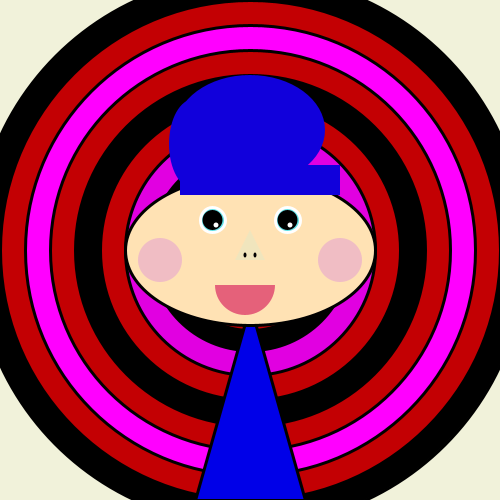
Frame 1 (no input)
Frame 60 (the mouse pressed at the canvas centre just before this capture): identical to frame 1, image omitted
Frame 120 (the mouse held since frame 60 and released just before this capture): identical to frame 1, image omitted

The Processing sketch that drew this single still picture (run headless with seeded random() and noise(); from frame 60 on, the mouse is pressed at the canvas centre):

// Processing sketch: processing_145740
// ── processing_145740.pde

boolean flipFlop = false;
int diam;
int pupil;

float randColor;
float randColor2;
float randShirtColor3;

void setup(){
  size(500,500);
  
}
void draw(){
  background(50,50,50);
  if(flipFlop == false){
    diam = 25;
    pupil= 20;
  }else{
    diam = 30;
    pupil = 10;
  }
  translate(250,250);
fill(241,242,218);
rectMode(CENTER);
rect(0, 0, 1500, 1500);
strokeWeight(3);
stroke(0,0,0);
fill(0,0,0);
ellipse(0,0,550,550);
fill(195,randColor,3);
ellipse(0,0,500,500);
fill(255,randColor2,255);
ellipse(0,0,450,450);
fill(195,randColor,3);
ellipse(0,0,400,400);
fill(0,0,0);
ellipse(0,0,350,350);
fill(195,randColor,3);
ellipse(0,0,300,300);
fill(225,randColor2,225);
ellipse(0,0,250,250);
fill(0,0,0);
ellipse(0,0,200,200);
fill(195,randColor2,3);
ellipse(0,0,160,160);
fill(0,randShirtColor3,232);
triangle(0,55,-55,250,55,250);
fill(255,226,180);
ellipse(0,0,250,150);
strokeWeight(3);
stroke(255,255,255);
fill(97,224,229);
ellipse(-37.5,-30,diam,diam);
ellipse(37.5,-30,diam,diam);
noStroke();
fill(0,0,0);
ellipse(-37.5,-30,20,20);
ellipse(37.5,-30,20,20);
fill(255,255,255);
ellipse(-34,-25,5,5);
ellipse(40,-25,5,5);


fill(229,97,122);
arc(-5, 35, 60, 60, 0, PI/1);
fill(17,0,219);
rect(10, -70, 160, 30);
ellipse(0,-120,150,110);
ellipse(-56,-106,50,90);
fill(225,226,180);
noStroke();
fill(240,189,196);
ellipse(-90,10,44,44);
ellipse(90,10,44,44);
noStroke();
fill(240,229,189);
triangle(0,-20,-15,10,15,10);
fill(0,0,0);
ellipse(-5,5,3,5);
ellipse(5,5,3,5);

}

void keyPressed(){
  flipFlop =! flipFlop;
  randColor = random(205,255);
  randColor2 = random(10,125);
  randShirtColor3 = random(170,230);
}
